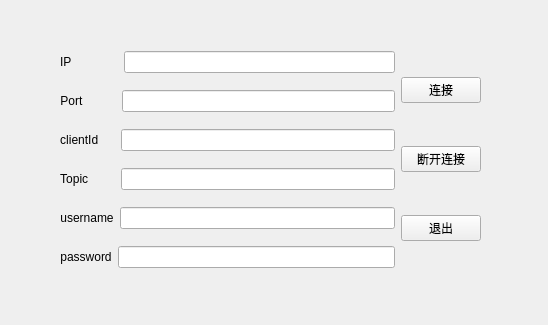
<?xml version="1.0" encoding="UTF-8"?>
<ui version="4.0">
 <class>Form</class>
 <widget class="QWidget" name="Form">
  <property name="geometry">
   <rect>
    <x>0</x>
    <y>0</y>
    <width>548</width>
    <height>325</height>
   </rect>
  </property>
  <property name="windowTitle">
   <string>Form</string>
  </property>
  <widget class="QWidget" name="">
   <property name="geometry">
    <rect>
     <x>60</x>
     <y>40</y>
     <width>421</width>
     <height>241</height>
    </rect>
   </property>
   <layout class="QHBoxLayout" name="horizontalLayout_7">
    <item>
     <layout class="QVBoxLayout" name="verticalLayout">
      <item>
       <layout class="QHBoxLayout" name="horizontalLayout_6">
        <item>
         <widget class="QLabel" name="label">
          <property name="text">
           <string>IP              </string>
          </property>
          <property name="alignment">
           <set>Qt::AlignmentFlag::AlignCenter</set>
          </property>
         </widget>
        </item>
        <item>
         <widget class="QLineEdit" name="lineEditIp"/>
        </item>
       </layout>
      </item>
      <item>
       <layout class="QHBoxLayout" name="horizontalLayout_5">
        <item>
         <widget class="QLabel" name="label_2">
          <property name="text">
           <string>Port          </string>
          </property>
          <property name="alignment">
           <set>Qt::AlignmentFlag::AlignCenter</set>
          </property>
         </widget>
        </item>
        <item>
         <widget class="QLineEdit" name="lineEditPort"/>
        </item>
       </layout>
      </item>
      <item>
       <layout class="QHBoxLayout" name="horizontalLayout_4">
        <item>
         <widget class="QLabel" name="label_3">
          <property name="text">
           <string>clientId     </string>
          </property>
          <property name="alignment">
           <set>Qt::AlignmentFlag::AlignCenter</set>
          </property>
         </widget>
        </item>
        <item>
         <widget class="QLineEdit" name="lineEditClientId"/>
        </item>
       </layout>
      </item>
      <item>
       <layout class="QHBoxLayout" name="horizontalLayout_3">
        <item>
         <widget class="QLabel" name="label_5">
          <property name="text">
           <string>Topic        </string>
          </property>
          <property name="alignment">
           <set>Qt::AlignmentFlag::AlignCenter</set>
          </property>
         </widget>
        </item>
        <item>
         <widget class="QLineEdit" name="lineEditTopic"/>
        </item>
       </layout>
      </item>
      <item>
       <layout class="QHBoxLayout" name="horizontalLayout_2">
        <item>
         <widget class="QLabel" name="label_4">
          <property name="text">
           <string>username</string>
          </property>
          <property name="alignment">
           <set>Qt::AlignmentFlag::AlignCenter</set>
          </property>
         </widget>
        </item>
        <item>
         <widget class="QLineEdit" name="lineEditUsername"/>
        </item>
       </layout>
      </item>
      <item>
       <layout class="QHBoxLayout" name="horizontalLayout">
        <item>
         <widget class="QLabel" name="label_6">
          <property name="text">
           <string>password</string>
          </property>
          <property name="alignment">
           <set>Qt::AlignmentFlag::AlignCenter</set>
          </property>
         </widget>
        </item>
        <item>
         <widget class="QLineEdit" name="lineEditPassword"/>
        </item>
       </layout>
      </item>
     </layout>
    </item>
    <item>
     <layout class="QVBoxLayout" name="verticalLayout_2">
      <item>
       <widget class="QPushButton" name="pushButtonLink">
        <property name="text">
         <string>连接</string>
        </property>
       </widget>
      </item>
      <item>
       <widget class="QPushButton" name="pushButtonQuitLink">
        <property name="text">
         <string>断开连接</string>
        </property>
       </widget>
      </item>
      <item>
       <widget class="QPushButton" name="pushButtonExit">
        <property name="text">
         <string>退出</string>
        </property>
       </widget>
      </item>
     </layout>
    </item>
   </layout>
  </widget>
 </widget>
 <resources/>
 <connections/>
</ui>
